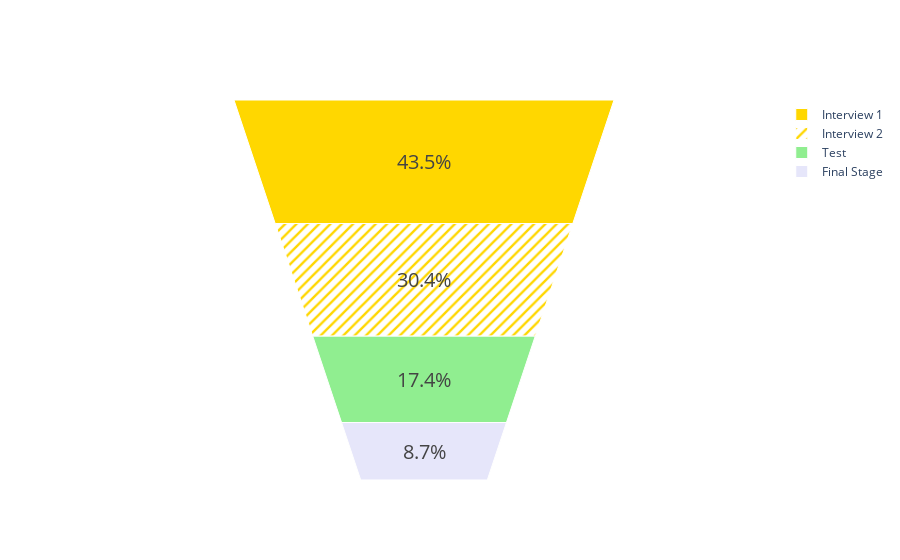

The cell this chart's notebook holds for it:
### Code cell
from plotly import graph_objects as go

colors = ["gold", "gold", "lightgreen", "lavender"]

fig = go.Figure(
    go.Funnelarea(
        labels=["Interview 1", "Interview 2", "Test", "Final Stage"],
        values=[100, 70, 40, 20],
        textfont_size=20,
        marker=dict(colors=colors, pattern=dict(shape=["", "/", "", ""])),
    )
)
fig.write_image("./images/ch07_28.png", width=500, height=500)
fig.show()

### Figure 1 — Plotly figure (JSON) as saved in the notebook; plotly's stock layout.template omitted (floating-point values rounded to 4 significant figures)
{"data": [{"labels": ["Interview 1", "Interview 2", "Test", "Final Stage"], "marker": {"colors": ["gold", "gold", "lightgreen", "lavender"], "pattern": {"shape": ["", "/", "", ""]}}, "textfont": {"size": 20}, "type": "funnelarea", "values": [100, 70, 40, 20]}], "layout": {}}
